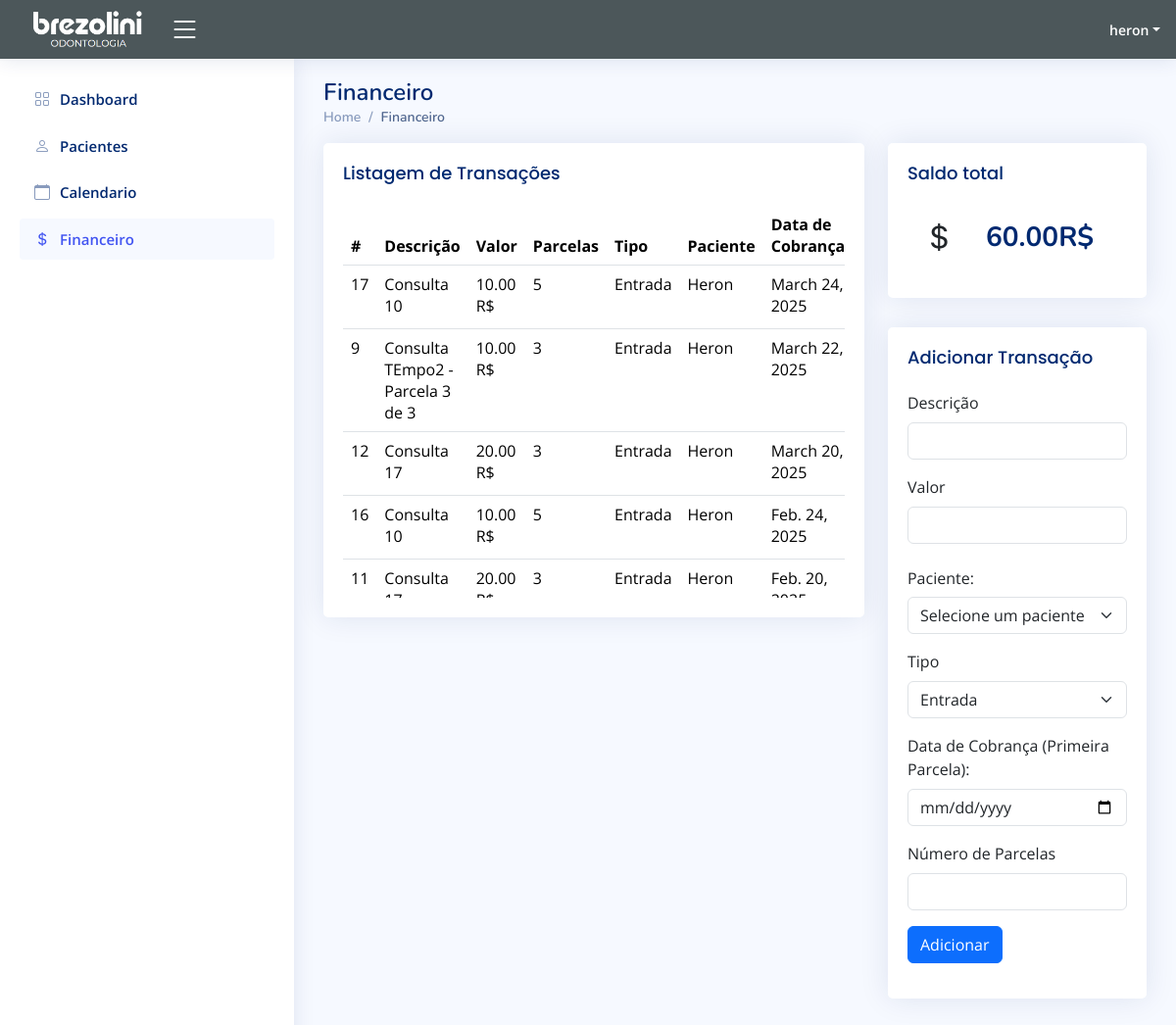
The app's page /financeiro (signed in) with its own data.
### app/models.py (models this page shows, shortened)
class Financeiro(models.Model):
    descricao=models.CharField(max_length=200)
    paciente=models.ForeignKey(Paciente, on_delete=models.SET_NULL, null=True)
    valor=models.DecimalField(max_digits=10, decimal_places=2)
    tipo=models.CharField(max_length=8)
    usuario = models.ForeignKey(User, on_delete=models.CASCADE)
    data_de_cobranca=models.DateField(default=timezone.now)
    parcelas = models.PositiveIntegerField()
    numero_parcela = models.PositiveIntegerField()
    status=models.CharField(max_length=20, default='Pendente')
    codigo_receita = models.CharField(max_length=4, default='1708')  # Exemplo: IRPJ
    periodo_apuracao = models.DateField()
    data_vencimento = models.DateField()

class Paciente(models.Model):
    Nome = models.CharField(max_length=100, blank=False, null=True)
    Email = models.CharField(max_length=100, blank=False, null=True)
    Data_cadastro = models.DateField(blank=False, null=True)
    Data_Nascimento = models.DateField(blank=False, null=True)
    Estado_civil = models.CharField(max_length=100, blank=False, null=True)
    Grupo = models.CharField(max_length=100, blank=False, null=True)
    Situacao_atual = models.CharField(max_length=100, blank=False, null=True)
    observacoes= models.CharField(max_length=256, blank=False, null=True)
    genero = models.CharField(max_length=100, blank=False, null=True)
    celular = models.CharField(max_length=20, blank=False, null=True)
    clinica = models.CharField(max_length=100, blank=False, null=True)
    local_nascimento = models.CharField(max_length=100, blank=False, null=True)
    CPF = models.CharField(max_length=100, blank=False, null=True)
    RG = models.CharField(max_length=100, blank=False, null=True)
    Orgao_emissor = models.CharField(max_length=100, blank=False, null=True)
    Convenio = models.CharField(max_length=100, blank=False, null=True)
    Plano = models.CharField(max_length=100, blank=False, null=True)
    Data_adesao = models.DateField(blank=False, null=True)
    Nome_pai = models.CharField(max_length=100, blank=True, null=True)
    CPF_pai = models.CharField(max_length=100, blank=True, null=True)
    RG_pai = models.CharField(max_length=100, blank=True, null=True)
    Telefone_pai = models.CharField(max_length=100, blank=True, null=True)
    Nome_mae = models.CharField(max_length=100, blank=True, null=True)
    Cpf_mae = models.CharField(max_length=100, blank=True, null=True)
    Rg_mae = models.CharField(max_length=100, blank=True, null=True)
    Telefone_mae=models.CharField(max_length=100, blank=True, null=True)
    CEP=models.IntegerField(blank=False, null=True)
    Endereco = models.CharField(max_length=100, blank=False, null=True)
    Numero = models.IntegerField(blank=False, null=True)
    Complemento = models.CharField(max_length=100, blank=False, null=True)
    Bairro = models.CharField(max_length=100, blank=False, null=True)
    Cidade = models.CharField(max_length=100, blank=False, null=True)
    Estado = models.CharField(max_length=100, blank=False, null=True)
    def __str__(self):
        return '{}'.format(self.Nome, self.id)

### app/views.py (the view)
# urls.py: path('financeiro', views.financeiro, name="financeiro"),
@has_role_decorator('administrador')
@login_required(login_url="/")
def financeiro(request):
    if request.method == "POST":
        descricao = request.POST.get('descricao')
        valor = request.POST.get('valor')
        tipo = request.POST.get('tipo')
        data_de_cobranca = request.POST.get('data_de_cobranca')
        paciente_id = request.POST.get('paciente')
        parcelas = int(request.POST.get('parcelas', 1))
        paciente_instance = get_object_or_404(Paciente, id=paciente_id)
        data_cobranca = datetime.strptime(data_de_cobranca, "%Y-%m-%d")
        valor_parcela = valor / parcelas
        for i in range(1, parcelas + 1):
            financeiro = Financeiro(
                descricao=descricao,
                valor=valor_parcela,
                tipo=tipo,
                data_de_cobranca=data_cobranca,  # Define a data ajustada
                paciente=paciente_instance,
                usuario=request.user,
                status='Pendente',
                numero_parcela=i
            )
            financeiro.save()
            data_cobranca += relativedelta(months=1)
        return redirect('financeiro')
    else:
        usuario = request.user
        dados_financeiros = Financeiro.objects.filter().order_by('-data_de_cobranca')
        pacientes = Paciente.objects.all()
        saldo_total = 0
        for item in dados_financeiros:
            if item.status == 'Pago':
                if item.tipo == 'Entrada':
                    saldo_total += item.valor
                elif item.tipo == 'Saída':
                    saldo_total -= item.valor
        return render(request, 'frontend/financeiro.html', {
            'financeiro': dados_financeiros,
            'usuario': usuario,
            'saldo_total': saldo_total,
            'pacientes': pacientes,  # Passa o saldo total para o template
        })

### app/templates/frontend/financeiro.html (shortened to what this page needs)
<html lang="en">
{% load static %}
<head>
  <link href="{% static "vendor/bootstrap/css/bootstrap.min.css" %}" rel="stylesheet">
  <link href="{% static "vendor/bootstrap-icons/bootstrap-icons.css" %}" rel="stylesheet">
  <link href="{% static "vendor/boxicons/css/boxicons.min.css" %}" rel="stylesheet">
  <link href="{% static "vendor/quill/quill.snow.css" %}" rel="stylesheet">
  <link href="{% static "vendor/quill/quill.bubble.css" %}" rel="stylesheet">
  <link href="{% static "vendor/remixicon/remixicon.css" %}" rel="stylesheet">
  <link href="{% static "vendor/simple-datatables/style.css" %}" rel="stylesheet">
  <link href="{% static "css/style.css" %}" rel="stylesheet">
</head>
<body>
  <header id="header" class="header fixed-top d-flex align-items-center" style="background-color:rgb(76, 87, 90);">
    <div class="d-flex align-items-center justify-content-between" >
      <a href="index" class="d-flex align-items-center">
        <img src="{% static "img/brezoliniodontologia.PNG" %}" height="50px">
      </a>
      <i class="bi bi-list toggle-sidebar-btn"></i>
    </div>
    <nav class="header-nav ms-auto">
      <ul class="d-flex align-items-center">
        <li class="nav-item dropdown pe-3">
          <a class="nav-link nav-profile d-flex align-items-center pe-0" href="#" data-bs-toggle="dropdown">
            <span class="d-none d-md-block dropdown-toggle ps-2" style="color: white;">{{ user.username }}</span>
          </a>
        </li>
      </ul>
    </nav>
  </header>
  <aside id="sidebar" class="sidebar">
    <ul class="sidebar-nav" id="sidebar-nav">
      <li class="nav-item">
        <a class="nav-link collapsed" href="index">
          <i class="bi bi-grid"></i>
          <span>Dashboard</span>
        </a>
      </li>
      <li class="nav-item">
        <a class="nav-link collapsed" href="pacientes">
          <i class="bi bi-person"></i>
          <span>Pacientes</span>
        </a>
      </li>
      <li class="nav-item">
        <a class="nav-link collapsed" href="calendario">
          <i class="bi bi-calendar"></i>
          <span>Calendario</span>
        </a>
      </li>
      <li class="nav-item">
        <a class="nav-link " href="financeiro">
          <i class="bi bi-currency-dollar"></i>
          <span>Financeiro</span>
        </a>
      </li>
    </ul>
  </aside>
  <main id="main" class="main" backgor>
    <div class="pagetitle">
      <h1>Financeiro</h1>
      <nav>
        <ol class="breadcrumb">
          <li class="breadcrumb-item"><a href="index">Home</a></li>
          <li class="breadcrumb-item active">Financeiro</li>
        </ol>
      </nav>
    </div>
    <section class="section dashboard">
        <div class="row">
            <div class="col-lg-8">
              <div class="card" style="max-height: 500px; overflow: hidden;">
                <div class="card-body">
                  <h5 class="card-title">Listagem de Transações</h5>
                  <div style="overflow-y: auto; max-height: 400px;">
                    <table class="table datatable" id="transactionTable">
                      <thead>
                        <tr>
                          <th scope="col">#</th>
                          <th scope="col">Descrição</th>
                          <th scope="col">Valor</th>
                          <th scope="col">Parcelas</th>
                          <th scope="col">Tipo</th>
                          <th scope="col">Paciente</th>
                          <th scope="col">Data de Cobrança</th>
                        </tr>
                      </thead>
                      <tbody>
                        {% if financeiro %}
                          {% for financeiro in financeiro %}
                            <tr>
                              <td>{{ financeiro.id }}</td>
                              <td>{{ financeiro.descricao }}</td>
                              <td>{{ financeiro.valor }} R$</td>
                              <td>{{ financeiro.parcelas }}</td>
                              <td>{{ financeiro.tipo }}</td>
                              <td>{{ financeiro.paciente }}</td>
                              <td>{{ financeiro.data_de_cobranca }}</td>
                            </tr>
                          {% endfor %}
                        {% else %}
                          <tr><td colspan="9">Sem itens associados.</td></tr>
                        {% endif %}
                      </tbody>
                    </table>
                  </div>
                </div>
              </div>
              </div>
          <div class="col-lg-4">
            <div class="card info-card Consultas-card">
                <div class="card-body">
                  <h5 class="card-title">Saldo total</h5>
                  <div class="d-flex align-items-center">
                    <div class="card-icon rounded-circle d-flex align-items-center justify-content-center">
                      <i class="bi bi-currency-dollar"></i>
                    </div>
                    <div class="ps-3">
                      <h6>{{saldo_total}}<span>R$</span></h6>
                    </div>
                  </div>
                </div>
              </div>
              <div class="card">
                <div class="card-body">
                  <h5 class="card-title">Adicionar Transação</h5>
                  <form method="POST" id="transactionForm">
                    <div class="mb-3">
                      <label for="description" class="form-label">Descrição</label>
                      <input type="text" class="form-control" id="description" name="descricao" required>
                    </div>
                    <div class="mb-3">
                      <label for="value" class="form-label">Valor</label>
                      <input type="number" class="form-control" id="value" name="valor" step="0.01" required>
                    </div>
                    <div class="mb-3">
                      <label for="paciente" class="col-form-label">Paciente:</label>
                      <select class="form-select" name="paciente" aria-label="Default select example">
                        <option value="" selected>Selecione um paciente</option>
                      </select>
                    </div>
                    <div class="mb-3">
                      <label for="type" class="form-label">Tipo</label>
                      <select class="form-select" id="type" name="tipo" required>
                        <option value="Entrada">Entrada</option>
                      </select>
                    </div>
                    <div class="row mb-3">
                      <label for="inputDate" class="form-label">Data de Cobrança (Primeira Parcela):</label>
                      <div>
                        <input type="date" name="data_de_cobranca" class="form-control">
                      </div>
                    </div>
                    <div class="mb-3">
                      <label for="parcelas" class="form-label">Número de Parcelas</label>
                      <input type="number" class="form-control" id="parcelas" name="parcelas" required>
                    </div>
                    <button type="submit" class="btn btn-primary">Adicionar</button>
                  </form>
                </div>
              </div>
        </div>
    </section>
  </main>
</body>
</html>

### app/static/css/style.css (style rules this page uses)
:root { scroll-behavior: smooth; }
body { font-family: "Open Sans", sans-serif; background: #f6f9ff; color: #444444; }
a { color: #4154f1; text-decoration: none; }
h1, h2, h3, h4, h5, h6 { font-family: "Nunito", sans-serif; }
#main { margin-top: 60px; padding: 20px 30px; transition: all 0.3s; }
.pagetitle { margin-bottom: 10px; }
.pagetitle h1 { font-size: 24px; margin-bottom: 0; font-weight: 600; color: #012970; }
.card { margin-bottom: 30px; border: none; border-radius: 5px; box-shadow: 0px 0 30px rgba(1, 41, 112, 0.1); }
.card-title { padding: 20px 0 15px 0; font-size: 18px; font-weight: 500; color: #012970; font-family: "Poppins", sans-serif; }
.card-body { padding: 0 20px 20px 20px; }
.breadcrumb { font-size: 14px; font-family: "Nunito", sans-serif; color: #899bbd; font-weight: 600; }
.breadcrumb a { color: #899bbd; transition: 0.3s; }
.breadcrumb .breadcrumb-item::before { color: #899bbd; }
.breadcrumb .active { color: #51678f; font-weight: 600; }
.header { transition: all 0.5s; z-index: 997; height: 60px; box-shadow: 0px 2px 20px rgba(1, 41, 112, 0.1); background-color: #fff; padding-left: 20px; }
.header .toggle-sidebar-btn { font-size: 32px; padding-left: 10px; cursor: pointer; color: #ffffff; }
.header-nav ul { list-style: none; }
.header-nav>ul { margin: 0; padding: 0; }
.header-nav .nav-profile { color: #012970; }
.header-nav .nav-profile span { font-size: 14px; font-weight: 600; }
.sidebar { position: fixed; top: 60px; left: 0; bottom: 0; width: 300px; z-index: 996; transition: all 0.3s; padding: 20px; overflow-y: auto; scrollbar-width: thin; scrollbar-color: #aab7cf transparent; box-shadow: 0px 0px 20px rgba(1, 41, 112, 0.1); background-color: #fff; }
@media (min-width: 1200px) { #main, #footer { margin-left: 300px; } }
.sidebar-nav { padding: 0; margin: 0; list-style: none; }
.sidebar-nav li { padding: 0; margin: 0; list-style: none; }
.sidebar-nav .nav-item { margin-bottom: 5px; }
.sidebar-nav .nav-link { display: flex; align-items: center; font-size: 15px; font-weight: 600; color: #4154f1; transition: 0.3; background: #f6f9ff; padding: 10px 15px; border-radius: 4px; }
.sidebar-nav .nav-link i { font-size: 16px; margin-right: 10px; color: #4154f1; }
.sidebar-nav .nav-link.collapsed { color: #012970; background: #fff; }
.sidebar-nav .nav-link.collapsed i { color: #899bbd; }
.dashboard .info-card { padding-bottom: 10px; }
.dashboard .info-card h6 { font-size: 28px; color: #012970; font-weight: 700; margin: 0; padding: 0; }
.dashboard .card-icon { font-size: 32px; line-height: 0; width: 64px; height: 64px; flex-shrink: 0; flex-grow: 0; }

### records on screen
Financeiro: id "17", descricao "Consulta 10", valor "10.00", parcelas "5", tipo "Entrada", paciente "Heron", data_de_cobranca "March 24, 2025"
Financeiro: id "9", descricao "Consulta TEmpo2 - Parcela 3 de 3", valor "10.00", parcelas "3", tipo "Entrada", paciente "Heron", data_de_cobranca "March 22, 2025"
Financeiro: id "12", descricao "Consulta 17", valor "20.00", parcelas "3", tipo "Entrada", paciente "Heron", data_de_cobranca "March 20, 2025"
Financeiro: id "16", descricao "Consulta 10", valor "10.00", parcelas "5", tipo "Entrada", paciente "Heron", data_de_cobranca "Feb. 24, 2025"
Financeiro: id "11", descricao "Consulta…", valor "20.00", parcelas "3", tipo "Entrada", paciente "Heron", data_de_cobranca "Feb. 20,…"

### other values on screen
{{ user.username }} "heron"
{{ saldo_total }} "60.00"
